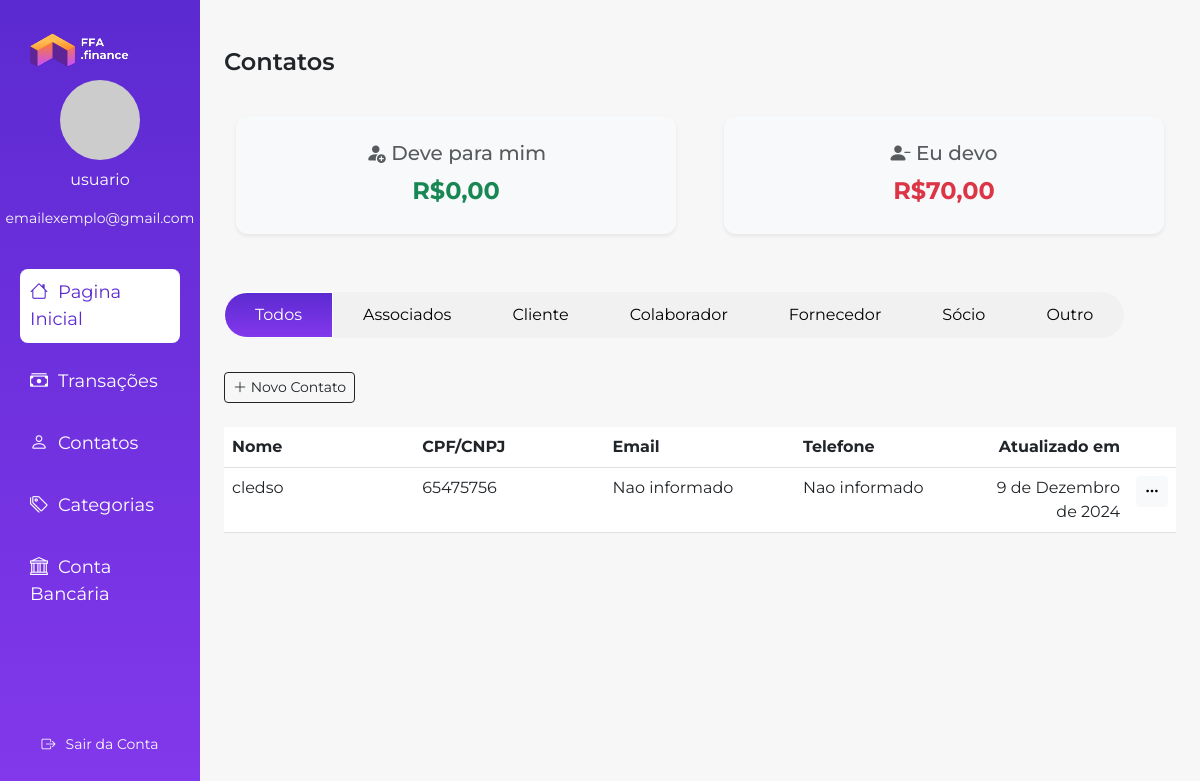
The app's page /contatos/, older data.
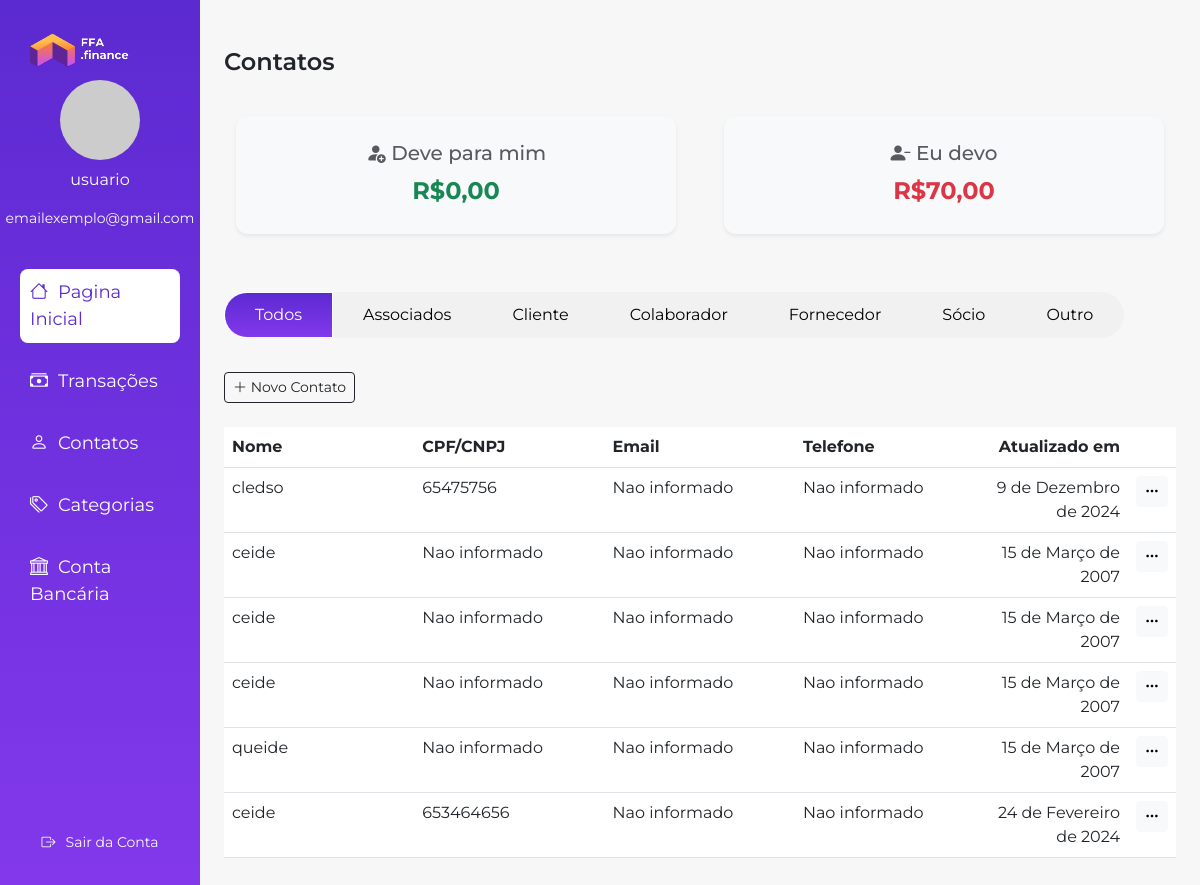
The same page, newer data.
### sistemaFFA/models.py (models this page shows, shortened)
class Contato(models.Model):
   nome = models.CharField(max_length=100)
   tipo = models.ForeignKey(TipoContato, on_delete=models.CASCADE)
   cpf_cnpj = models.CharField(max_length=18, blank=True)
   email = models.EmailField(blank=True)
   telefone = models.CharField(max_length=12, blank=True)
   data = models.DateField()

### sistemaFFA/views.py (the view)
# urls.py: path("contatos/", views.contatos, name="contatos"),
def contatos(request):
    context = {
        "contatos": Contato.objects.all()
    }
    if request.method == "POST":
        form = ContatoForm(request.POST)
        if form.is_valid():
            form.save()
            return redirect('contatos')
        else:
            context["form"] = form
    else:
        context["form"] = ContatoForm
    return render(request, "contatos.html", context)

### sistemaFFA/models.py (called while the page is built)
   def __str__(self):
      return self.nome

### sistemaFFA/templates/contatos.html (shortened to what this page needs)
{% extends "base.html" %}
{% load static crispy_forms_tags %}
{% block head %}<div class="header fw-semibold">Contatos</div>{% endblock head %}
{% block content %}
<div class="row mt-4">
    <div class="col-md-6">
        <div class="card text-center border-0 shadow-sm">
            <div class="card-body" style="padding: 10px;">
                <h5 class="card-title text-muted"><i class="bi bi-person-fill-add"></i> Deve para mim</h5>
                <p class="card-text text-success fs-4">R$0,00</p>
            </div>
        </div>
    </div>
    <div class="col-md-6">
        <div class="card text-center border-0 shadow-sm">
            <div class="card-body" style="padding: 10px;">
                <h5 class="card-title text-muted"><i class="bi bi-person-dash-fill"></i> Eu devo</h5>
                <p class="card-text text-danger fs-4">R$70,00</p>
            </div>
        </div>
    </div>
</div>
<div class="btn-group mt-3" role="group" aria-label="Grupo de Botões">
    <button type="button" class="btn btn-custom active">Todos</button>
    <button type="button" class="btn btn-custom">Associados</button>
    <button type="button" class="btn btn-custom">Cliente</button>
    <button type="button" class="btn btn-custom">Colaborador</button>
    <button type="button" class="btn btn-custom">Fornecedor</button>
    <button type="button" class="btn btn-custom">Sócio</button>
    <button type="button" class="btn btn-custom">Outro</button>
</div>
<div class="mt-4">
    <button class="btn btn-outline-dark btn-sm" data-bs-toggle="offcanvas" data-bs-target="#offcanvasContato">
        <i class="bi bi-plus-lg"></i> Novo Contato
    </button>
</div>
<div class="transaction-table mt-4">
    <table class="table table-hover">
        <thead>
            <tr>
                <th style="width: 20%;">Nome</th>
                <th style="width: 20%;">CPF/CNPJ</th>
                <th style="width: 20%;">Email</th>
                <th style="width: 20%;">Telefone</th>
                <th style="width: 15%;" class="text-end">Atualizado em</th>
                <th style="width: 5%;"></th>
            </tr>
        </thead>
        <tbody>
            {% for contato in contatos %}
            <tr>
                <td>{{ contato.nome }}</td>
                <td>
                    {% if contato.cpf_cnpj %}
                    {{ contato.cpf_cnpj }}
                    {% else %}
                    Nao informado
                    {% endif %}
                </td>
                <td>
                    {% if contato.email %}
                    {{ contato.email }}
                    {% else %}
                    Nao informado
                    {% endif %}
                </td>
                <td>
                    {% if contato.telefone %}
                    {{ contato.telefone }}
                    {% else %}
                    Nao informado
                    {% endif %}
                </td>
                <td class="text-end">{{ contato.data }}</td>
                <td>
                    <div class="dropdown">
                        <button class="btn btn-light btn-sm" type="button" data-bs-toggle="dropdown" aria-expanded="false">
                            <i class="bi bi-three-dots"></i>
                        </button>
                    </div>
                </td>
            </tr>
            {% endfor %}
        </tbody>
    </table>
</div>
{% endblock content %}

### sistemaFFA/templates/base.html (shortened to what this page needs)
{% load static %}
<!DOCTYPE html>
<html lang="pt-br">
<head>
    <link href="https://cdn.jsdelivr.net/npm/bootstrap@5.3.0-alpha1/dist/css/bootstrap.min.css" rel="stylesheet">
    <link rel="stylesheet" href="https://cdn.jsdelivr.net/npm/bootstrap-icons/font/bootstrap-icons.css">
    <link rel="stylesheet" href="{% static 'css/style.css' %}"/>
</head>
<body>
<div class="container-fluid">
    <div class="row">
        <div class="col-2 sidebar">
            <div class="sidebar-content">
                    <img src="{% static "assets/FFA.finance.png" %}" alt="Logo FFA .finance" style="padding: 10px;">
                <div class="avatar text-center mb-4">
                    <img src="https://via.placeholder.com/80" alt="Avatar">
                    <a class="tag-a" href="{% url 'usuario' %}"><p class="mt-2">usuario</p></a>
                    <p class="text-light">emailexemplo@gmail.com</p>
                </div>
                <a href="{% url "index" %}" class="active"><i class="bi bi-house"></i>Pagina Inicial</a>
                <a href="{% url "transacoes" %}"><i class="bi bi-cash-stack"></i>Transações</a>
                <a href="{% url "contatos" %}"><i class="bi bi-person"></i>Contatos</a>
                <a href="{% url "categorias" %}"><i class="bi bi-tags"></i>Categorias</a>
                <a href="{% url "conta_bancaria" %}"><i class="bi bi-bank"></i>Conta Bancária</a>
            </div>
            <a href="/tela-login/index.html" class="text-light mt-5"><i class="bi bi-box-arrow-right"></i>Sair da Conta</a>
        </div>
        <div class="col-10 p-4">
            {% block head %}<div class="header fw-semibold">Olá, <span>{usuario}</span>.</div>{% endblock head %}
            {% block content %}
            {% endblock content %}
        </div>
    </div>
</div>
</body>
</html>

### sistemaFFA/static/css/style.css (style rules this page uses)
body { background-color: #f7f7f7; font-family: "Montserrat", sans-serif; }
.sidebar { min-height: 100vh; background: linear-gradient(180deg, #5c2ad1, #8338ec); padding: 20px; color: white; display: flex; flex-direction: column; justify-content: space-between; }
.sidebar a { color: white; text-decoration: none; font-size: 18px; margin-bottom: 15px; display: block; padding: 10px; border-radius: 8px; transition: background 0.3s ease; }
.sidebar .tag-a { font-size: 16px; margin-bottom: 0; display: block; padding: 0; border-radius: 8px; }
.avatar { display: flex; flex-direction: column; align-items: center; margin-bottom: 30px; }
.avatar img { border-radius: 50%; width: 80px; height: 80px; }
.sidebar a.active { background-color: white; color: #5c2ad1; }
.sidebar .text-light { font-size: 14px; }
.sidebar i { margin-right: 10px; }
.header { margin-top: 20px; font-size: 24px; }
.card { margin: 12px; justify-content: center; }
.transaction-table { margin-top: 30px; }
.transaction-table th, .transaction-table td { font-size: 16px; }
.sidebar-content { flex-grow: 1; }
.sidebar a.text-light { text-align: center; }
.card { background-color: #f8f9fa; border-radius: 12px; padding: 15px; }
.card-text { font-weight: bold; }
.shadow-sm { box-shadow: 0 0.125rem 0.25rem rgba(0, 0, 0, 0.075); }
.btn-custom { background-color: #f1f1f1; border-radius: 25px; color: black; margin: 30px 0 10px 0; padding: 10px 30px; }
.btn-custom.active { background: linear-gradient(180deg, #5c2ad1, #8338ec); color: white; }
.text-end { margin-bottom: 0; }

Row changes from the older to the newer data that the page shows:
added Contato: nome "ceide", cpf_cnpj "Nao informado", email "Nao informado", telefone "Nao informado", data "15 de Março de 2007"
added Contato: nome "ceide", cpf_cnpj "Nao informado", email "Nao informado", telefone "Nao informado", data "15 de Março de 2007"
added Contato: nome "ceide", cpf_cnpj "Nao informado", email "Nao informado", telefone "Nao informado", data "15 de Março de 2007"
added Contato: nome "queide", cpf_cnpj "Nao informado", email "Nao informado", telefone "Nao informado", data "15 de Março de 2007"
added Contato: nome "ceide", cpf_cnpj "653464656", email "Nao informado", telefone "Nao informado", data "24 de Fevereiro de 2024"
